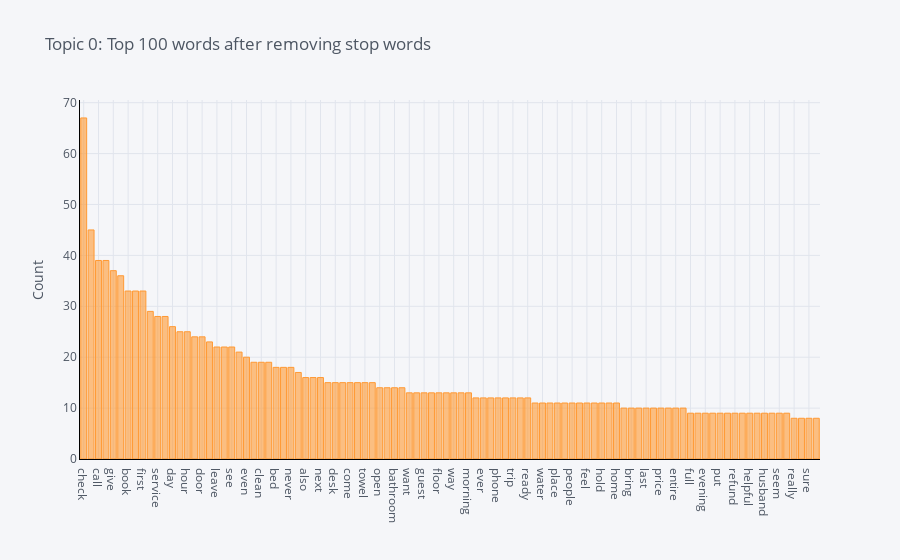

Notebook cell for this chart:
### Markdown cell above
<a id = "1.0"></a>
<p style="font-size:20px;color:#34656d;font-family:'Comic Sans MS';text-align:left;border-radius:5px;">
<strong>Visualización</strong></p>

### Code cell
plot_model(model=lda, plot='frequency')

### Figure 1 — Plotly figure (JSON) as saved in the notebook; plotly's stock layout.template omitted (floating-point values rounded to 4 significant figures)
{"data": [{"marker": {"color": "rgba(255, 153, 51, 0.6)", "line": {"color": "rgba(255, 153, 51, 1.0)", "width": 1}}, "name": "count", "orientation": "v", "text": "", "type": "bar", "x": ["check", "time", "call", "tell", "give", "arrive", "book", "say", "first", "could", "service", "find", "day", "use", "hour", "well", "door", "take", "leave", "back", "see", "manager", "even", "work", "clean", "ask", "bed", "reservation", "never", "wait", "also", "need", "next", "little", "desk", "charge", "come", "breakfast", "towel", "able", "open", "key", "bathroom", "try", "want", "new", "guest", "late", "floor", "dirty", "way", "experience", "morning", "minute", "ever", "location", "phone", "pay", "trip", "available", "ready", "away", "water", "request", "place", "enter", "people", "long", "feel", "friendly", "hold", "later", "home", "parking", "bring", "second", "last", "early", "price", "walk", "entire", "visit", "full", "area", "evening", "free", "put", "turn", "refund", "greet", "helpful", "pool", "husband", "show", "seem", "travel", "really", "view", "sure", "issue"], "y": [67, 45, 39, 39, 37, 36, 33, 33, 33, 29, 28, 28, 26, 25, 25, 24, 24, 23, 22, 22, 22, 21, 20, 19, 19, 19, 18, 18, 18, 17, 16, 16, 16, 15, 15, 15, 15, 15, 15, 15, 14, 14, 14, 14, 13, 13, 13, 13, 13, 13, 13, 13, 13, 12, 12, 12, 12, 12, 12, 12, 12, 11, 11, 11, 11, 11, 11, 11, 11, 11, 11, 11, 11, 10, 10, 10, 10, 10, 10, 10, 10, 10, 9, 9, 9, 9, 9, 9, 9, 9, 9, 9, 9, 9, 9, 9, 8, 8, 8, 8]}], "layout": {"autosize": true, "legend": {"bgcolor": "#F5F6F9", "font": {"color": "#4D5663"}}, "paper_bgcolor": "#F5F6F9", "plot_bgcolor": "#F5F6F9", "title": {"font": {"color": "#4D5663"}, "text": "Topic 0: Top 100 words after removing stop words"}, "xaxis": {"autorange": true, "gridcolor": "#E1E5ED", "linecolor": "black", "range": [-0.5, 99.5], "showgrid": true, "tickfont": {"color": "#4D5663"}, "title": {"font": {"color": "#4D5663"}, "text": ""}, "type": "category", "zerolinecolor": "#E1E5ED"}, "yaxis": {"autorange": true, "gridcolor": "#E1E5ED", "linecolor": "black", "range": [0, 70.53], "showgrid": true, "tickfont": {"color": "#4D5663"}, "title": {"font": {"color": "#4D5663"}, "text": "Count"}, "type": "linear", "zerolinecolor": "#E1E5ED"}}}
